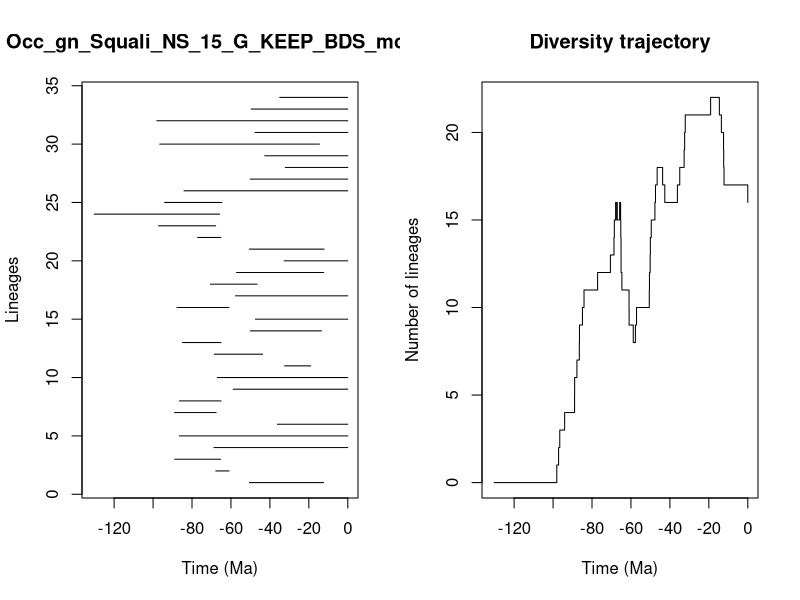

Recreate this plot in R.


pdf(file='../Results/Genus_NS/5_MA_bins_EXT_EP/pyrate_mcmc_logs/Occ_gn_Squali_NS_15_G_KEEP_BDS_mcmc_LTT.pdf',width=0.6*20, height=0.6*10)
title = "Occ_gn_Squali_NS_15_G_KEEP_BDS_mcmc"
ts=c(50.49715105972667, 67.79067883984148,88.92110073951355,68.72323913371702,86.51480091196896,36.14623623546923,88.95687917777437,86.44100277938992,58.81944084461818,67.02486635949377,32.424101860445575,68.53377273509699,84.9144049373188,50.03433455302632,47.39935652154417,87.75349457332062,57.70711774258472,70.56503097857082,57.13056694159499,32.69337398215359,50.58548389788553,77.12919004593519,97.16259238826886,130.24914636950956,94.05326624354957,84.10315384281644,50.140931573681186,32.10802002156928,42.61707186317906,96.55805743349295,47.70101991656311,98.09001801631062,49.57131780347669,34.94007854025558)
te=c(12.449931205587891, 60.98687443509467,65.31231746934824,0.0,0.0,0.0,67.60212053583886,65.07059552421464,0.0,0.0,19.08941736299963,43.739352478107584,65.09667716496071,13.555831646678344,0.0,60.949825401231564,0.0,46.54266062055463,12.356157814981353,0.0,12.195161347657187,65.22240788794018,67.88026053574627,65.80947288456086,64.6559622369025,0.0,0.0,0.0,0.0,14.59262908959005,0.0,0.0,0.0,0.0)
div_traj=c(0, 1,2,3,4,5,6,7,8,9,10,11,12,13,14,15,16,15,16,15,16,15,14,13,12,11,10,9,8,9,10,11,12,13,14,15,16,17,18,17,16,17,18,19,20,21,22,21,20,19,18,17,16)
time_events=c(130.24914636950956, 98.09001801631062,97.16259238826886,96.55805743349295,94.05326624354957,88.95687917777437,88.92110073951355,87.75349457332062,86.51480091196896,86.44100277938992,84.9144049373188,84.10315384281644,77.12919004593519,70.56503097857082,68.72323913371702,68.53377273509699,67.88026053574627,67.79067883984148,67.60212053583886,67.02486635949377,65.80947288456086,65.31231746934824,65.22240788794018,65.09667716496071,65.07059552421464,64.6559622369025,60.98687443509467,60.949825401231564,58.81944084461818,57.70711774258472,57.13056694159499,50.58548389788553,50.49715105972667,50.140931573681186,50.03433455302632,49.57131780347669,47.70101991656311,47.39935652154417,46.54266062055463,43.739352478107584,42.61707186317906,36.14623623546923,34.94007854025558,32.69337398215359,32.424101860445575,32.10802002156928,19.08941736299963,14.59262908959005,13.555831646678344,12.449931205587891,12.356157814981353,12.195161347657187,0.0)
                par(mfrow=c(1,2))
                L = length(ts)
                plot(ts, 1:L , xlim=c(-max(ts)-1,0), pch=20, type="n", main=title,xlab="Time (Ma)",ylab="Lineages")
                for (i in 1:L){segments(x0=-te[i],y0=i,x1=-ts[i],y1=i)}    
                t = -time_events
                plot(div_traj ~ t,type="s", main = "Diversity trajectory",xlab="Time (Ma)",ylab="Number of lineages",xlim=c(-max(ts)-1,0))
                abline(v=c(65,200,251,367,445),lty=2,col="gray")
                
